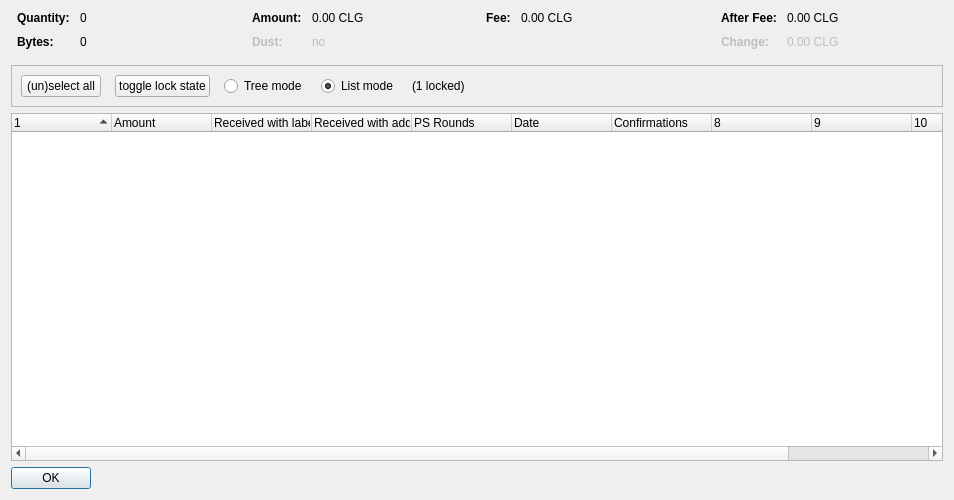
<?xml version="1.0" encoding="UTF-8"?>
<ui version="4.0">
 <class>CoinControlDialog</class>
 <widget class="QDialog" name="CoinControlDialog">
  <property name="geometry">
   <rect>
    <x>0</x>
    <y>0</y>
    <width>954</width>
    <height>500</height>
   </rect>
  </property>
  <property name="windowTitle">
   <string>Coin Selection</string>
  </property>
  <layout class="QVBoxLayout" name="verticalLayout">
   <item>
    <layout class="QHBoxLayout" name="horizontalLayoutTop" stretch="0,0,0,0">
     <property name="topMargin">
      <number>0</number>
     </property>
     <property name="bottomMargin">
      <number>10</number>
     </property>
     <item>
      <layout class="QFormLayout" name="formLayoutCoinControl1">
       <property name="horizontalSpacing">
        <number>10</number>
       </property>
       <property name="verticalSpacing">
        <number>10</number>
       </property>
       <property name="leftMargin">
        <number>6</number>
       </property>
       <property name="rightMargin">
        <number>6</number>
       </property>
       <item row="0" column="0">
        <widget class="QLabel" name="labelCoinControlQuantityText">
         <property name="font">
          <font>
           <weight>75</weight>
           <bold>true</bold>
          </font>
         </property>
         <property name="text">
          <string>Quantity:</string>
         </property>
        </widget>
       </item>
       <item row="0" column="1">
        <widget class="QLabel" name="labelCoinControlQuantity">
         <property name="cursor">
          <cursorShape>IBeamCursor</cursorShape>
         </property>
         <property name="contextMenuPolicy">
          <enum>Qt::ActionsContextMenu</enum>
         </property>
         <property name="text">
          <string notr="true">0</string>
         </property>
         <property name="textInteractionFlags">
          <set>Qt::LinksAccessibleByMouse|Qt::TextSelectableByKeyboard|Qt::TextSelectableByMouse</set>
         </property>
        </widget>
       </item>
       <item row="1" column="0">
        <widget class="QLabel" name="labelCoinControlBytesText">
         <property name="font">
          <font>
           <weight>75</weight>
           <bold>true</bold>
          </font>
         </property>
         <property name="text">
          <string>Bytes:</string>
         </property>
        </widget>
       </item>
       <item row="1" column="1">
        <widget class="QLabel" name="labelCoinControlBytes">
         <property name="cursor">
          <cursorShape>IBeamCursor</cursorShape>
         </property>
         <property name="contextMenuPolicy">
          <enum>Qt::ActionsContextMenu</enum>
         </property>
         <property name="text">
          <string notr="true">0</string>
         </property>
         <property name="textInteractionFlags">
          <set>Qt::LinksAccessibleByMouse|Qt::TextSelectableByKeyboard|Qt::TextSelectableByMouse</set>
         </property>
        </widget>
       </item>
      </layout>
     </item>
     <item>
      <layout class="QFormLayout" name="formLayoutCoinControl2">
       <property name="horizontalSpacing">
        <number>10</number>
       </property>
       <property name="verticalSpacing">
        <number>10</number>
       </property>
       <property name="leftMargin">
        <number>6</number>
       </property>
       <property name="rightMargin">
        <number>6</number>
       </property>
       <item row="0" column="0">
        <widget class="QLabel" name="labelCoinControlAmountText">
         <property name="font">
          <font>
           <weight>75</weight>
           <bold>true</bold>
          </font>
         </property>
         <property name="text">
          <string>Amount:</string>
         </property>
        </widget>
       </item>
       <item row="0" column="1">
        <widget class="QLabel" name="labelCoinControlAmount">
         <property name="cursor">
          <cursorShape>IBeamCursor</cursorShape>
         </property>
         <property name="contextMenuPolicy">
          <enum>Qt::ActionsContextMenu</enum>
         </property>
         <property name="text">
          <string notr="true">0.00 CLG</string>
         </property>
         <property name="textInteractionFlags">
          <set>Qt::LinksAccessibleByMouse|Qt::TextSelectableByKeyboard|Qt::TextSelectableByMouse</set>
         </property>
        </widget>
       </item>
       <item row="1" column="0">
        <widget class="QLabel" name="labelCoinControlLowOutputText">
         <property name="enabled">
          <bool>false</bool>
         </property>
         <property name="font">
          <font>
           <weight>75</weight>
           <bold>true</bold>
          </font>
         </property>
         <property name="text">
          <string>Dust:</string>
         </property>
        </widget>
       </item>
       <item row="1" column="1">
        <widget class="QLabel" name="labelCoinControlLowOutput">
         <property name="enabled">
          <bool>false</bool>
         </property>
         <property name="cursor">
          <cursorShape>IBeamCursor</cursorShape>
         </property>
         <property name="contextMenuPolicy">
          <enum>Qt::ActionsContextMenu</enum>
         </property>
         <property name="text">
          <string notr="true">no</string>
         </property>
         <property name="textInteractionFlags">
          <set>Qt::LinksAccessibleByMouse|Qt::TextSelectableByKeyboard|Qt::TextSelectableByMouse</set>
         </property>
        </widget>
       </item>
      </layout>
     </item>
     <item>
      <layout class="QFormLayout" name="formLayoutCoinControl3">
       <property name="horizontalSpacing">
        <number>10</number>
       </property>
       <property name="verticalSpacing">
        <number>10</number>
       </property>
       <property name="leftMargin">
        <number>6</number>
       </property>
       <property name="rightMargin">
        <number>6</number>
       </property>
       <item row="0" column="0">
        <widget class="QLabel" name="labelCoinControlFeeText">
         <property name="font">
          <font>
           <weight>75</weight>
           <bold>true</bold>
          </font>
         </property>
         <property name="text">
          <string>Fee:</string>
         </property>
        </widget>
       </item>
       <item row="0" column="1">
        <widget class="QLabel" name="labelCoinControlFee">
         <property name="cursor">
          <cursorShape>IBeamCursor</cursorShape>
         </property>
         <property name="contextMenuPolicy">
          <enum>Qt::ActionsContextMenu</enum>
         </property>
         <property name="text">
          <string notr="true">0.00 CLG</string>
         </property>
         <property name="textInteractionFlags">
          <set>Qt::LinksAccessibleByMouse|Qt::TextSelectableByKeyboard|Qt::TextSelectableByMouse</set>
         </property>
        </widget>
       </item>
      </layout>
     </item>
     <item>
      <layout class="QFormLayout" name="formLayoutCoinControl4">
       <property name="horizontalSpacing">
        <number>10</number>
       </property>
       <property name="verticalSpacing">
        <number>10</number>
       </property>
       <property name="leftMargin">
        <number>6</number>
       </property>
       <property name="rightMargin">
        <number>6</number>
       </property>
       <item row="0" column="0">
        <widget class="QLabel" name="labelCoinControlAfterFeeText">
         <property name="font">
          <font>
           <weight>75</weight>
           <bold>true</bold>
          </font>
         </property>
         <property name="text">
          <string>After Fee:</string>
         </property>
        </widget>
       </item>
       <item row="0" column="1">
        <widget class="QLabel" name="labelCoinControlAfterFee">
         <property name="cursor">
          <cursorShape>IBeamCursor</cursorShape>
         </property>
         <property name="contextMenuPolicy">
          <enum>Qt::ActionsContextMenu</enum>
         </property>
         <property name="text">
          <string notr="true">0.00 CLG</string>
         </property>
         <property name="textInteractionFlags">
          <set>Qt::LinksAccessibleByMouse|Qt::TextSelectableByKeyboard|Qt::TextSelectableByMouse</set>
         </property>
        </widget>
       </item>
       <item row="1" column="0">
        <widget class="QLabel" name="labelCoinControlChangeText">
         <property name="enabled">
          <bool>false</bool>
         </property>
         <property name="font">
          <font>
           <weight>75</weight>
           <bold>true</bold>
          </font>
         </property>
         <property name="text">
          <string>Change:</string>
         </property>
        </widget>
       </item>
       <item row="1" column="1">
        <widget class="QLabel" name="labelCoinControlChange">
         <property name="enabled">
          <bool>false</bool>
         </property>
         <property name="cursor">
          <cursorShape>IBeamCursor</cursorShape>
         </property>
         <property name="contextMenuPolicy">
          <enum>Qt::ActionsContextMenu</enum>
         </property>
         <property name="text">
          <string notr="true">0.00 CLG</string>
         </property>
         <property name="textInteractionFlags">
          <set>Qt::LinksAccessibleByMouse|Qt::TextSelectableByKeyboard|Qt::TextSelectableByMouse</set>
         </property>
        </widget>
       </item>
      </layout>
     </item>
    </layout>
   </item>
   <item>
    <widget class="QFrame" name="frame">
     <property name="minimumSize">
      <size>
       <width>0</width>
       <height>40</height>
      </size>
     </property>
     <property name="frameShape">
      <enum>QFrame::StyledPanel</enum>
     </property>
     <property name="frameShadow">
      <enum>QFrame::Sunken</enum>
     </property>
     <layout class="QHBoxLayout" name="horizontalLayout">
      <item>
       <layout class="QHBoxLayout" name="horizontalLayoutPanel" stretch="0,0,0,0,0,0">
        <property name="spacing">
         <number>14</number>
        </property>
        <item>
         <widget class="QPushButton" name="pushButtonSelectAll">
          <property name="sizePolicy">
           <sizepolicy hsizetype="Maximum" vsizetype="Fixed">
            <horstretch>0</horstretch>
            <verstretch>0</verstretch>
           </sizepolicy>
          </property>
          <property name="text">
           <string>(un)select all</string>
          </property>
          <property name="autoDefault">
           <bool>false</bool>
          </property>
         </widget>
        </item>
        <item>
         <widget class="QPushButton" name="pushButtonToggleLock">
          <property name="sizePolicy">
           <sizepolicy hsizetype="Maximum" vsizetype="Fixed">
            <horstretch>0</horstretch>
            <verstretch>0</verstretch>
           </sizepolicy>
          </property>
          <property name="text">
           <string>toggle lock state</string>
          </property>
          <property name="autoDefault">
           <bool>false</bool>
          </property>
         </widget>
        </item>
        <item>
         <widget class="QRadioButton" name="radioTreeMode">
          <property name="sizePolicy">
           <sizepolicy hsizetype="Maximum" vsizetype="Fixed">
            <horstretch>0</horstretch>
            <verstretch>0</verstretch>
           </sizepolicy>
          </property>
          <property name="text">
           <string>Tree mode</string>
          </property>
         </widget>
        </item>
        <item>
         <widget class="QRadioButton" name="radioListMode">
          <property name="sizePolicy">
           <sizepolicy hsizetype="Maximum" vsizetype="Fixed">
            <horstretch>0</horstretch>
            <verstretch>0</verstretch>
           </sizepolicy>
          </property>
          <property name="text">
           <string>List mode</string>
          </property>
          <property name="checked">
           <bool>true</bool>
          </property>
         </widget>
        </item>
        <item>
         <widget class="QLabel" name="labelLocked">
          <property name="text">
           <string>(1 locked)</string>
          </property>
         </widget>
        </item>
        <item>
         <spacer name="horizontalSpacer">
          <property name="orientation">
           <enum>Qt::Horizontal</enum>
          </property>
          <property name="sizeHint" stdset="0">
           <size>
            <width>40</width>
            <height>20</height>
           </size>
          </property>
         </spacer>
        </item>
       </layout>
      </item>
     </layout>
    </widget>
   </item>
   <item>
    <widget class="CoinControlTreeWidget" name="treeWidget">
     <property name="contextMenuPolicy">
      <enum>Qt::CustomContextMenu</enum>
     </property>
     <property name="sortingEnabled">
      <bool>false</bool>
     </property>
     <property name="columnCount">
      <number>11</number>
     </property>
     <attribute name="headerShowSortIndicator" stdset="0">
      <bool>true</bool>
     </attribute>
     <attribute name="headerStretchLastSection">
      <bool>false</bool>
     </attribute>
     <column>
      <property name="text">
       <string/>
      </property>
     </column>
     <column>
      <property name="text">
       <string>Amount</string>
      </property>
     </column>
     <column>
      <property name="text">
       <string>Received with label</string>
      </property>
     </column>
     <column>
      <property name="text">
       <string>Received with address</string>
      </property>
     </column>
     <column>
      <property name="text">
       <string>PS Rounds</string>
      </property>
     </column>
     <column>
      <property name="text">
       <string>Date</string>
      </property>
     </column>
     <column>
      <property name="text">
       <string>Confirmations</string>
      </property>
      <property name="toolTip">
       <string>Confirmed</string>
      </property>
     </column>
     <column>
      <property name="text">
       <string/>
      </property>
     </column>
     <column>
      <property name="text">
       <string/>
      </property>
     </column>
     <column>
      <property name="text">
       <string/>
      </property>
     </column>
     <column>
      <property name="text">
       <string/>
      </property>
     </column>
    </widget>
   </item>
   <item>
    <widget class="QDialogButtonBox" name="buttonBox">
     <property name="sizePolicy">
      <sizepolicy hsizetype="Maximum" vsizetype="Fixed">
       <horstretch>0</horstretch>
       <verstretch>0</verstretch>
      </sizepolicy>
     </property>
     <property name="orientation">
      <enum>Qt::Horizontal</enum>
     </property>
     <property name="standardButtons">
      <set>QDialogButtonBox::Ok</set>
     </property>
    </widget>
   </item>
  </layout>
 </widget>
 <customwidgets>
  <customwidget>
   <class>CoinControlTreeWidget</class>
   <extends>QTreeWidget</extends>
   <header>coincontroltreewidget.h</header>
  </customwidget>
 </customwidgets>
 <resources/>
 <connections/>
</ui>
